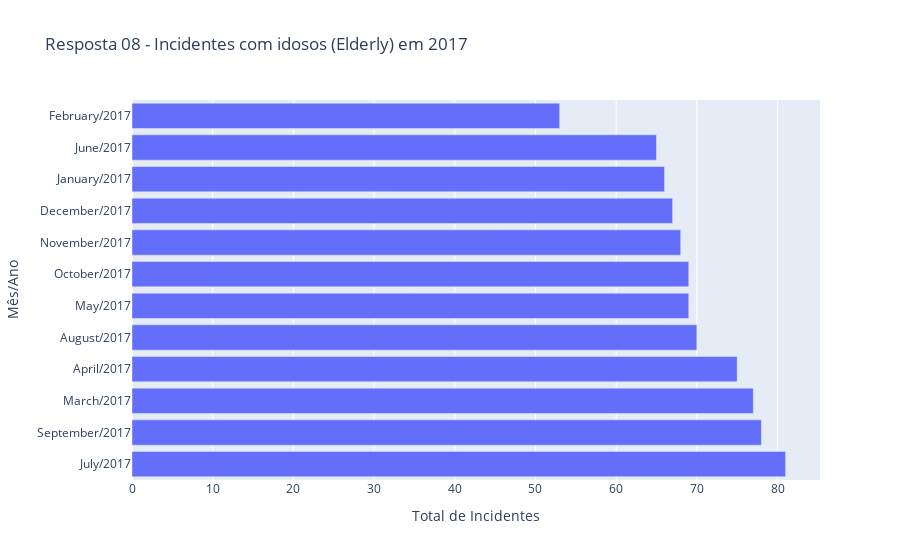

Notebook code for this chart:
### Code cell
# Cria a figura com orientação horizontal
fig = go.Figure(go.Bar(y = perg8['Mes_Ano'], x = perg8['Qtde'], orientation = "h")) 

# Layout
fig.update_layout(title_text = 'Resposta 08 - Incidentes com idosos (Elderly) em 2017',
                  xaxis_title = "Total de Incidentes", 
                  yaxis_title = "Mês/Ano")

# Mostra o gráfico
fig.show()

### Figure 1 — Plotly figure (JSON) as saved in the notebook; plotly's stock layout.template omitted (floating-point values rounded to 4 significant figures)
{"data": [{"orientation": "h", "type": "bar", "x": [81, 78, 77, 75, 70, 69, 69, 68, 67, 66, 65, 53], "y": ["July/2017", "September/2017", "March/2017", "April/2017", "August/2017", "May/2017", "October/2017", "November/2017", "December/2017", "January/2017", "June/2017", "February/2017"]}], "layout": {"title": {"text": "Resposta 08 - Incidentes com idosos (Elderly) em 2017"}, "xaxis": {"title": {"text": "Total de Incidentes"}}, "yaxis": {"title": {"text": "Mês/Ano"}}}}
